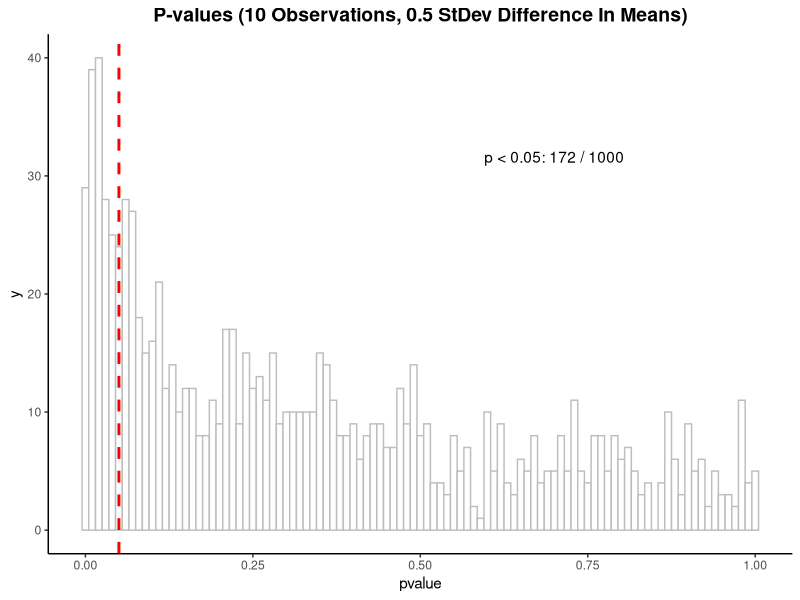
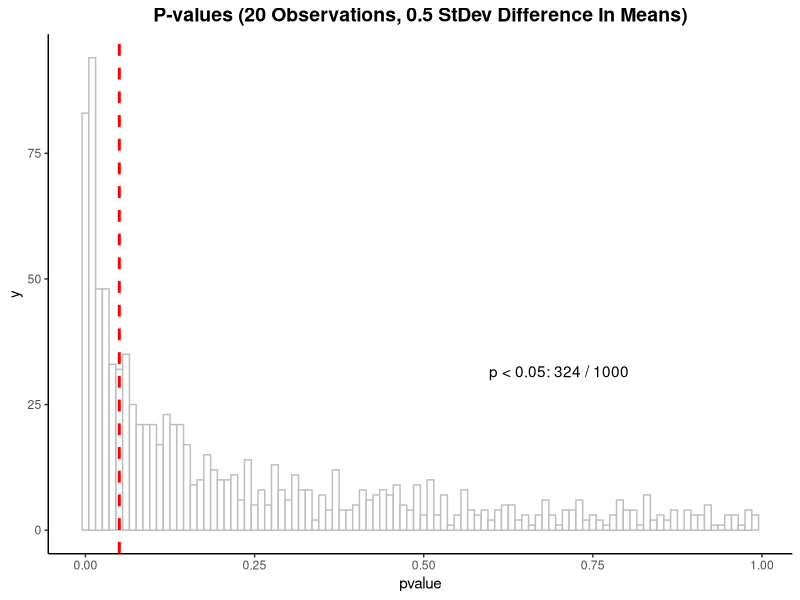

Reproduce these figures in R, in order.
## ---- chunk 1
# Do not change any options in this setup block

knitr::opts_chunk$set(echo = TRUE, error=TRUE)

# Import libraries
require(MASS)
require(ggplot2)
## ---- chunk 2

data.set.1 <- rnorm(1000, mean=0.5, sd=1)
data.set.2 <- rnorm(1000, mean=1, sd=1)

## ---- chunk 3
t.test(data.set.1, data.set.2)
## ---- chunk 4
data.set.1 <- rnorm(10, mean=0.5, sd=1)
data.set.2 <- rnorm(10, mean=1, sd=1)
## ---- chunk 5
test.vals <- t.test(data.set.1, data.set.2)
test.vals
## ---- chunk 6

# Make a function that tests normal data num.t times
# The number of observations per sampling is num.0
# The means of these normal distributions are different
# The standard deviation is the same though

run.ttest.function <- function(num.t, num.o, sd.diff) {
  test.vals <- NULL
  for (i in 1:num.t) {
    loop.set.1 <- rnorm(num.o, mean=0, sd=1)
    loop.set.2 <- rnorm(num.o, mean=sd.diff, sd=1)
    loop.vals <- t.test(loop.set.1, loop.set.2)
    test.vals <- rbind(test.vals,
                       data.frame(pvalue=loop.vals$p.value, 
                                  diff=0.5, n=10))
  }
  return(test.vals)
}

n.tests <- 1000
n.observations <- 10
stdev.difference <- 0.5

n10.diff0.5 <- run.ttest.function(n.tests, n.observations, stdev.difference)

plot.title <- paste0("P-values (", toString(n.observations),
                     " Observations, ", toString(stdev.difference),
                     " StDev Difference In Means)")
sig.by.test <- sum(n10.diff0.5$pvalue < 0.05)

ggplot(n10.diff0.5, aes(x=pvalue)) +
  theme_classic() + 
  labs(title=plot.title) +
  theme(plot.title = element_text(hjust=0.5, size=14, face="bold")) +
  geom_histogram(binwidth = 0.01, color="grey", fill="white") +
  geom_vline(xintercept = 0.05, color = "red", linetype = 'dashed', size=1) +
  annotate("text", label=paste("p < 0.05:", toString(sig.by.test), "/",
                               toString(n.tests)), x=0.7, y=sqrt(n.tests))
## ---- chunk 7

n.observations <- 20
n20.diff0.5 <- run.ttest.function(n.tests, n.observations, stdev.difference)

plot.title <- paste0("P-values (", toString(n.observations),
                     " Observations, ", toString(stdev.difference),
                     " StDev Difference In Means)")
sig.by.test <- sum(n20.diff0.5$pvalue < 0.05)

ggplot(n20.diff0.5, aes(x=pvalue)) +
  theme_classic() + 
  labs(title=plot.title) +
  theme(plot.title = element_text(hjust=0.5, size=14, face="bold")) +
  geom_histogram(binwidth = 0.01, color="grey", fill="white") +
  geom_vline(xintercept = 0.05, color = "red", linetype = 'dashed', size=1) +
  annotate("text", label=paste("p < 0.05:", toString(sig.by.test), "/",
                               toString(n.tests)), x=0.7, y=sqrt(n.tests))
## ---- chunk 8
## KCG solution (p=0.05 exercise)
n.tests <- 1000
n.obs <- c(10,20,30,50,100)
sd.diff <- c(0,0.25,0.5,1,1.5,2)
pval <- 0.05

results = matrix(nrow = length(n.obs),
                 ncol = length(sd.diff))

for (i in 1:length(n.obs)) {
  for (j in 1:length(sd.diff)) {
    n.diff <- run.ttest.function(n.tests, n.obs[i], sd.diff[j])
    results[i,j] = sum(n.diff$pvalue < pval) / n.tests
  }
}
dimnames(results) = list(as.character(n.obs),
                         as.character(sd.diff))

paste0("Results for p-value=",pval)
results
## ---- chunk 9
## Yingzhen's solution (p=0.01 exercise)
n.tests <- 1000
n.observations <- c(3,10,20,30,50,100)
stdev.difference <- c(0,0.25,0.5,1,1.5,2)
p_gating = 0.01
results = matrix(1:length(n.observations)*length(stdev.difference),
                 nrow = length(n.observations),
                 ncol = length(stdev.difference))

for(i in 1:length(n.observations)){
  for(j in 1:length(stdev.difference)){
    temp_result = run.ttest.function(n.tests, n.observations[i], stdev.difference[j])
    results[i,j] = sum(temp_result$pvalue < p_gating) / n.tests
  }
}
rownames(results) = as.character(n.observations)
colnames(results) = as.character(stdev.difference)

paste0("Results for p-value=",p_gating)
results
